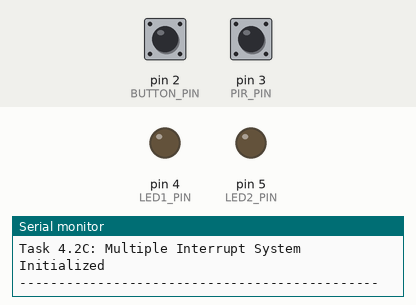
Recording of a sketch running on a simulated Arduino Uno, built with avr-gcc and run on an emulated ATmega328P. Shown: output pins drawn as LEDs (lit = HIGH), the last lines printed to the serial monitor. The inputs (shaded band) are chosen by the test bench; at power-on: pin 2 (BUTTON_PIN) HIGH, pin 3 (PIR_PIN) HIGH.

Above: at 1.2 s.
1.3 s: pin 2 (BUTTON_PIN) pulled LOW for 0.15 s
At 2.5 s:
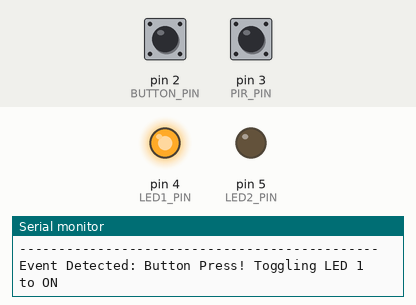
2.9 s: pin 2 (BUTTON_PIN) pulled LOW for 1 s
At 3.8 s:
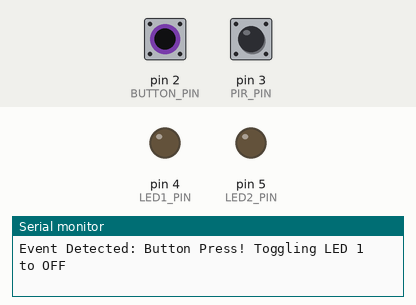
5.4 s: pin 2 (BUTTON_PIN) pulled LOW for 3.2 s
At 5.7 s:
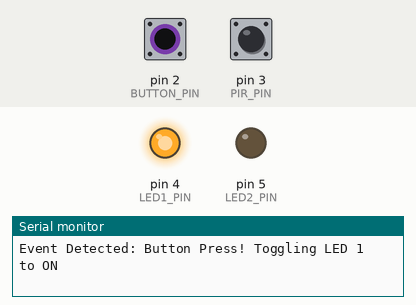
10.1 s: pin 3 (PIR_PIN) pulsed LOW 5 times (0.12 s each, 0.3 s apart)
At 12.2 s:
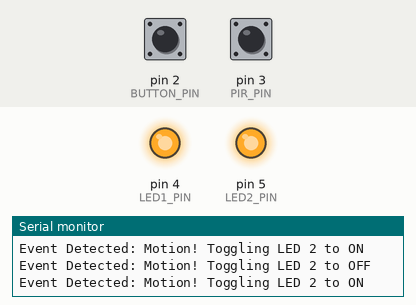
13.1 s: pin 2 (BUTTON_PIN) pulled LOW for 0.15 s
At 13.9 s:
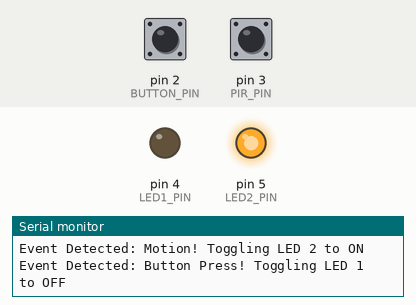
Timing chart, 0 to 15.7 s (numbered marks = the images above; inputs shaded):
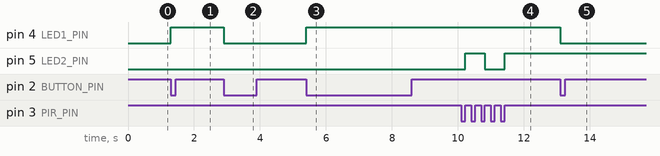

The sketch:

4.2C.ino
```cpp
// Task 4.2C: Multiple Interrupts
// This program uses two interrupts to control two separate LEDs.
// - A push button toggles LED 1.
// - A PIR motion sensor toggles LED 2.
// The main loop does not poll sensors; it only acts on flags set by the ISRs.

// --- Pin Definitions ---
const int BUTTON_PIN = 2; // Interrupt pin for the button
const int PIR_PIN = 3;    // Interrupt pin for the PIR sensor
const int LED1_PIN = 4;   // LED controlled by the button
const int LED2_PIN = 5;   // LED controlled by the PIR sensor

// --- Volatile variables to be modified by ISRs ---
// 'volatile' is crucial as these are shared between ISRs and the main loop.
volatile bool buttonFlag = false;
volatile bool motionFlag = false;

// --- Variables for Debouncing ---
volatile unsigned long lastButtonInterruptTime = 0;
volatile unsigned long lastPirInterruptTime = 0;
const long debounceDelay = 500; // Debounce delay in milliseconds

void setup() {
  // Start serial communication for monitoring
  Serial.begin(9600);
  while (!Serial); // Wait for Serial Monitor to open

  Serial.println("Task 4.2C: Multiple Interrupt System Initialized");
  Serial.println("----------------------------------------------");

  // Set up pin modes
  pinMode(LED1_PIN, OUTPUT);
  pinMode(LED2_PIN, OUTPUT);
  pinMode(BUTTON_PIN, INPUT_PULLUP); // Use internal pull-up for the button
  pinMode(PIR_PIN, INPUT);          // PIR sensor pin is an input

  // Attach Interrupt 1 for the Button
  // Triggers buttonISR() when the pin value goes from HIGH to LOW (FALLING edge with PULLUP)
  attachInterrupt(digitalPinToInterrupt(BUTTON_PIN), buttonISR, FALLING);

  // Attach Interrupt 2 for the PIR Motion Sensor
  // Triggers pirISR() when the sensor output goes from LOW to HIGH (RISING edge)
  attachInterrupt(digitalPinToInterrupt(PIR_PIN), pirISR, RISING);
}

void loop() {
  // The main loop is now purely event-driven.
  // It performs no polling and only acts when an ISR sets a flag to true.

  // 1. Check if the button interrupt has occurred
  if (buttonFlag) {
    // Toggle the state of LED 1
    digitalWrite(LED1_PIN, !digitalRead(LED1_PIN));

    // Log the event to the Serial Monitor
    Serial.print("Event Detected: Button Press! Toggling LED 1 to ");
    Serial.println(digitalRead(LED1_PIN) ? "ON" : "OFF");

    // Reset the flag to wait for the next interrupt
    buttonFlag = false;
  }

  // 2. Check if the motion sensor interrupt has occurred
  if (motionFlag) {
    // Toggle the state of LED 2
    digitalWrite(LED2_PIN, !digitalRead(LED2_PIN));

    // Log the event
    Serial.print("Event Detected: Motion! Toggling LED 2 to ");
    Serial.println(digitalRead(LED2_PIN) ? "ON" : "OFF");

    // Reset the flag
    motionFlag = false;
  }
}

// --- Interrupt Service Routines (ISRs) ---
// These functions are called automatically when an interrupt is triggered.
// They should be kept as short and fast as possible.

void buttonISR() {
  // Debounce the button: check if enough time has passed since the last press
  if ((millis() - lastButtonInterruptTime) > debounceDelay) {
    buttonFlag = true; // Set the flag for the main loop to handle
    lastButtonInterruptTime = millis(); // Update the time of the last interrupt
  }
}

void pirISR() {
  // Debounce the PIR sensor to prevent rapid, successive triggers
  if ((millis() - lastPirInterruptTime) > debounceDelay) {
    motionFlag = true; // Set the flag for the main loop to handle
    lastPirInterruptTime = millis(); // Update the time of the last interrupt
  }
}
```

Measured:
- after the input at 1.3 s, pin 4 (LED1_PIN): LOW → HIGH at once
- after the input at 2.9 s, pin 4 (LED1_PIN): HIGH → LOW at once
- after the input at 5.4 s, pin 4 (LED1_PIN): LOW → HIGH at once
- after the input at 10.1 s, pin 5 (LED2_PIN): LOW → HIGH after 0.12 s, → LOW 0.60 s later, → HIGH 0.60 s later
- after the input at 13.1 s, pin 4 (LED1_PIN): HIGH → LOW at once
